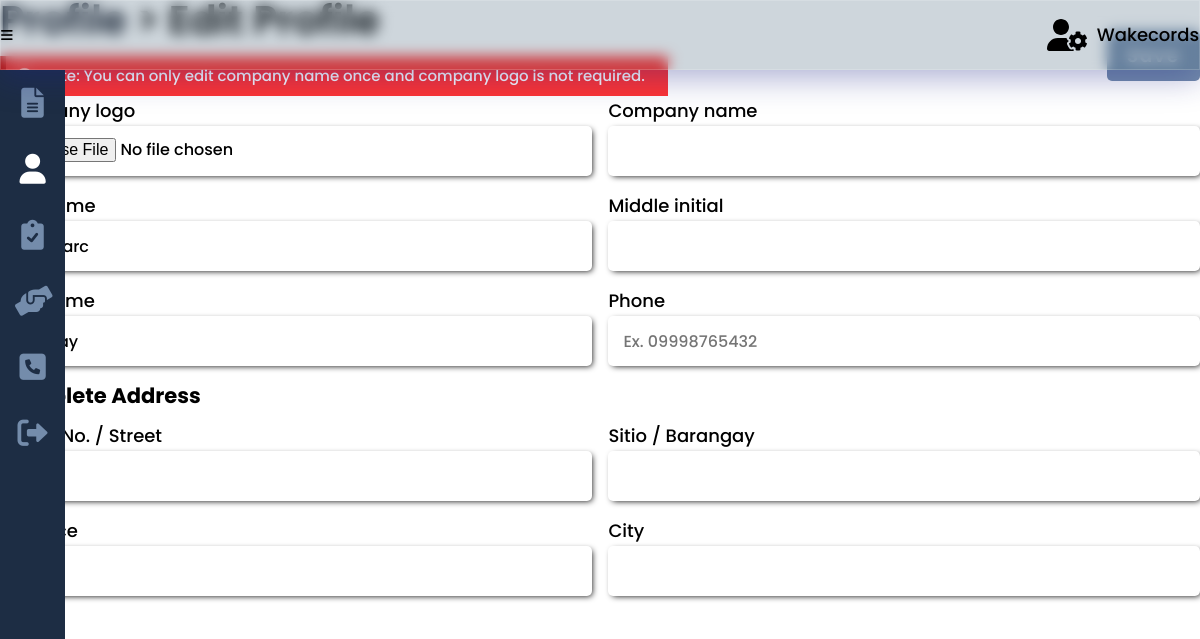
Before: /edit_profile.php (signed in) with the older database file.
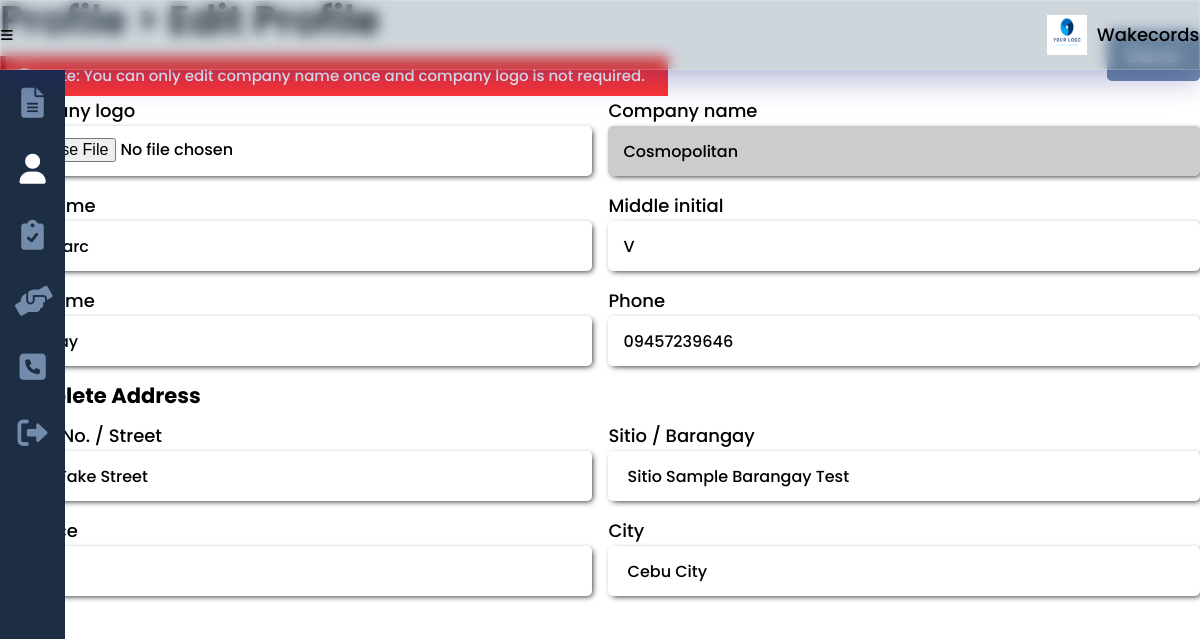
After: the same page with the newer database file.
### tables this page shows
CREATE TABLE `provider` (
  `provider_id` int(8) NOT NULL,
  `provider_logo` varchar(100) NOT NULL,
  `provider_company` varchar(25) NOT NULL,
  `provider_desc` varchar(200) NOT NULL,
  `provider_fname` varchar(25) NOT NULL,
  `provider_mi` char(1) NOT NULL,
  `provider_lname` varchar(25) NOT NULL,
  `provider_type` varchar(15) NOT NULL,
  `provider_phone` varchar(11) NOT NULL,
  `provider_address` varchar(300) NOT NULL,
  `provider_email` varchar(50) NOT NULL,
  `provider_pass` varchar(100) NOT NULL
);

### others/functions.php (called while the page is built, shortened)
<?php
	require_once("others/db.php");
	function current_user(){
		if(isset($_SESSION['seeker'])){
			$user = read("seeker", ["seeker_id"], [$_SESSION['seeker']]);
		}
		else if(isset($_SESSION['provider'])){
			$user = read("provider", ["provider_id"], [$_SESSION['provider']]);
		}
		else {
			$user = read("admin", ["admin_id"], [$_SESSION['admin']]);
		}
		return $user[0];
	}
	function provider($id=0){
		if($id == 0)
			$type = read("provider", ["provider_id"], [$_SESSION['provider']]);
		else
			$type = read("provider", ["provider_id"], [$id]);
		return $type[0];
	}
	function read($table, $attr=[], $data=[]){
		if(count($attr) == 1){
			return DB::query("SELECT * FROM ".$table." WHERE ".$attr[0]."=?", array($data[0]), "READ");
		}
	}
	function user_type(){
		if(isset($_SESSION['seeker'])){
			return "seeker";
		}
		else if(isset($_SESSION['provider'])){
			return "provider";
		}
		return "admin";
	}

### others/db.php (called while the page is built, shortened)
<?php
	class DB
	{
		static $hostname = "localhost";
		static $dbname = "wakecords";
		static $username  = "root";
		static $password = "";
		public static function query($sql, $params=array(), $transactType)
		{
			$rows = array();
			try
			{
				$db = new PDO("mysql:host=". self::$hostname ."; dbname=". self::$dbname,  self::$username,  self::$password);
				$db->setAttribute(PDO::ATTR_ERRMODE, PDO::ERRMODE_EXCEPTION);
				$cmd = $db->prepare($sql);
				$cmd->execute($params);
				if($transactType == "READ")
					$rows = $cmd->fetchAll();
				else
					$rows = $db->lastInsertId();
			}
			catch(PDOException $e)
			{
				echo $e->getMessage();
			}
			return $rows;
		}
	}

### edit_profile.php (the view, shortened to what the changed rows need)
<?php
	include("others/functions.php");
	include("others/head.php");
	$user = current_user();
?>
<body>
	<div class="container">
		<?php include("others/header.php"); ?>
		<div class="banner">
			<section class="banner-con">
				<div class="wrapper">
					<div class="banner-div">
						<h2><a href="profile.php">Profile</a> <span>> Edit Profile</span></h2>
						<form class="profile <?php echo (user_type() == "admin") ? "column":""; ?>" method="post" enctype="multipart/form-data">
							<?php
							if(user_type() == "admin"){
							?>
								<div>
									<label for="label-name">First name</label>
									<input type="text" name="txtfn" id="label-name" value="<?php echo $user['admin_fname']; ?>" required>
								</div>
								<div>
									<label for="label-name">Middle initial</label>
									<input type="text" name="txtmi" id="label-name" value="<?php echo $user['admin_mi']; ?>" maxlength="1" required>
								</div>
								<div>
									<label for="label-name">Last name</label>
									<input type="text" name="txtln" id="label-name" value="<?php echo $user['admin_lname']; ?>" required>
								</div>
							<?php
							}
							else {
								if(user_type() == "provider"){
									$name = (empty($user['provider_company'])) ? 'required':'readonly';
									echo "
									<div>
										<label>Company logo</label>
										<input class='' type='file' name='file_logo'>
									</div>
									<div>
										<label>Company name</label>
										<input class='".$name."' type='text' name='txtcn' value='".$user['provider_company']."' ".$name.">
									</div>
									";
								}
							?>
								<div>
									<label for="label-name">First name</label>
									<input type="text" name="txtfn" id="label-name" value="<?php echo (user_type() == 'seeker')?$user['seeker_fname']:$user['provider_fname']; ?>" required>
								</div>
								<div>
									<label for="label-name">Middle initial</label>
									<input type="text" name="txtmi" id="label-name" value="<?php echo (user_type() == 'seeker')?$user['seeker_mi']:$user['provider_mi']; ?>" maxlength="1" required>
								</div>
								<div>
									<label for="label-name">Last name</label>
									<input type="text" name="txtln" id="label-name" value="<?php echo (user_type() == 'seeker')?$user['seeker_lname']:$user['provider_lname']; ?>" required>
								</div>
								<div>
									<label for="label-name">Phone</label>
									<input type="text" name="txtphone" id="label-name" value="<?php echo (user_type() == 'seeker')?$user['seeker_phone']:$user['provider_phone']; ?>" maxlength="11" placeholder="Ex. 09998765432" required>
								</div>
								<h3 style='width:100%;'>Complete Address</h3>
								<?php
								if(user_type() == 'seeker') $address = $user['seeker_address'];
								else $address = $user['provider_address'];
								$empty_address = false;
								if(empty($address)) $empty_address = true;
								$address = explode(",", $address);
								?>
								<div>
									<label>House No. / Street</label>
									<input type="text" name="txtstreet" value="<?php echo ($empty_address) ? "":$address[0]; ?>" required>
								</div>
								<div>
									<label>Sitio / Barangay</label>
									<input type="text" name="txtbrgy" value="<?php echo ($empty_address) ? "":$address[1]; ?>" required>
								</div>
								<div>
									<label>Province</label>
									<input type="text" name="txtprovince" value="<?php echo ($empty_address) ? "":$address[3]; ?>" required>
								</div>
								<div>
									<label>City</label>
									<input type="text" name="txtcity" value="<?php echo ($empty_address) ? "":$address[2]; ?>" required>
								</div>
							<?php
							}
							?>
						</form>
					</div>
				</div>
			</section>
		</div>
	</div>
</body>
</html>

### others/header.php (shortened to what the changed rows need)
<div class="header">
	<picture>
		<?php
			if(isset($_SESSION['provider'])){
				$provider = provider();
				if(empty($provider['provider_logo'])){
		?>
				<svg xmlns="http://www.w3.org/2000/svg" viewBox="0 0 640 512"><path d="M425.1 482.6c-2.303-1.25-4.572-2.559-6.809-3.93l-7.818 4.493c-6.002 3.504-12.83 5.352-19.75 5.352c-10.71 0-21.13-4.492-28.97-12.75c-18.41-20.09-32.29-44.15-40.22-69.9c-5.352-18.06 2.343-36.87 17.83-45.24l8.018-4.669c-.0664-2.621-.0664-5.242 0-7.859l-7.655-4.461c-12.3-6.953-19.4-19.66-19.64-33.38C305.6 306.3 290.4 304 274.7 304H173.3C77.61 304 0 381.7 0 477.4C0 496.5 15.52 512 34.66 512H413.3c5.727 0 10.9-1.727 15.66-4.188c-2.271-4.984-3.86-10.3-3.86-16.06V482.6zM224 256c70.7 0 128-57.31 128-128S294.7 0 224 0C153.3 0 96 57.31 96 128S153.3 256 224 256zM610.5 373.3c2.625-14 2.625-28.5 0-42.5l25.75-15c3-1.625 4.375-5.125 3.375-8.5c-6.75-21.5-18.25-41.13-33.25-57.38c-2.25-2.5-6-3.125-9-1.375l-25.75 14.88c-10.88-9.25-23.38-16.5-36.88-21.25V212.3c0-3.375-2.5-6.375-5.75-7c-22.25-5-45-4.875-66.25 0c-3.25 .625-5.625 3.625-5.625 7v29.88c-13.5 4.75-26 12-36.88 21.25L394.4 248.5c-2.875-1.75-6.625-1.125-9 1.375c-15 16.25-26.5 35.88-33.13 57.38c-1 3.375 .3751 6.875 3.25 8.5l25.75 15c-2.5 14-2.5 28.5 0 42.5l-25.75 15c-3 1.625-4.25 5.125-3.25 8.5c6.625 21.5 18.13 41 33.13 57.38c2.375 2.5 6 3.125 9 1.375l25.88-14.88c10.88 9.25 23.38 16.5 36.88 21.25v29.88c0 3.375 2.375 6.375 5.625 7c22.38 5 45 4.875 66.25 0c3.25-.625 5.75-3.625 5.75-7v-29.88c13.5-4.75 26-12 36.88-21.25l25.75 14.88c2.875 1.75 6.75 1.125 9-1.375c15-16.25 26.5-35.88 33.25-57.38c1-3.375-.3751-6.875-3.375-8.5L610.5 373.3zM496 400.5c-26.75 0-48.5-21.75-48.5-48.5s21.75-48.5 48.5-48.5c26.75 0 48.5 21.75 48.5 48.5S522.8 400.5 496 400.5z"/></svg>
		<?php
				}
				else echo "<img class='header-logo' src='images/providers/".$provider['provider_type']."/".$_SESSION['provider']."/".$provider['provider_logo']."' >";
			}
			else echo "<img class='header-logo' src='images/main-logo.png'>";
		?>
		<div>Wakecords</div>
	</picture>
</div>

Changed rows visible on the page:
changed provider "Joe Marc": provider_type+provider_logo: picture added; txtcn (not shown) → "Cosmopolitan"; txtmi (not shown) → "V"; txtphone (not shown) → "09457239646"; txtstreet (not shown) → "2348 Fake Street"; txtbrgy (not shown) → "Sitio Sample Barangay Test"; txtprovince (not shown) → "Cebu"; txtcity (not shown) → "Cebu City"
